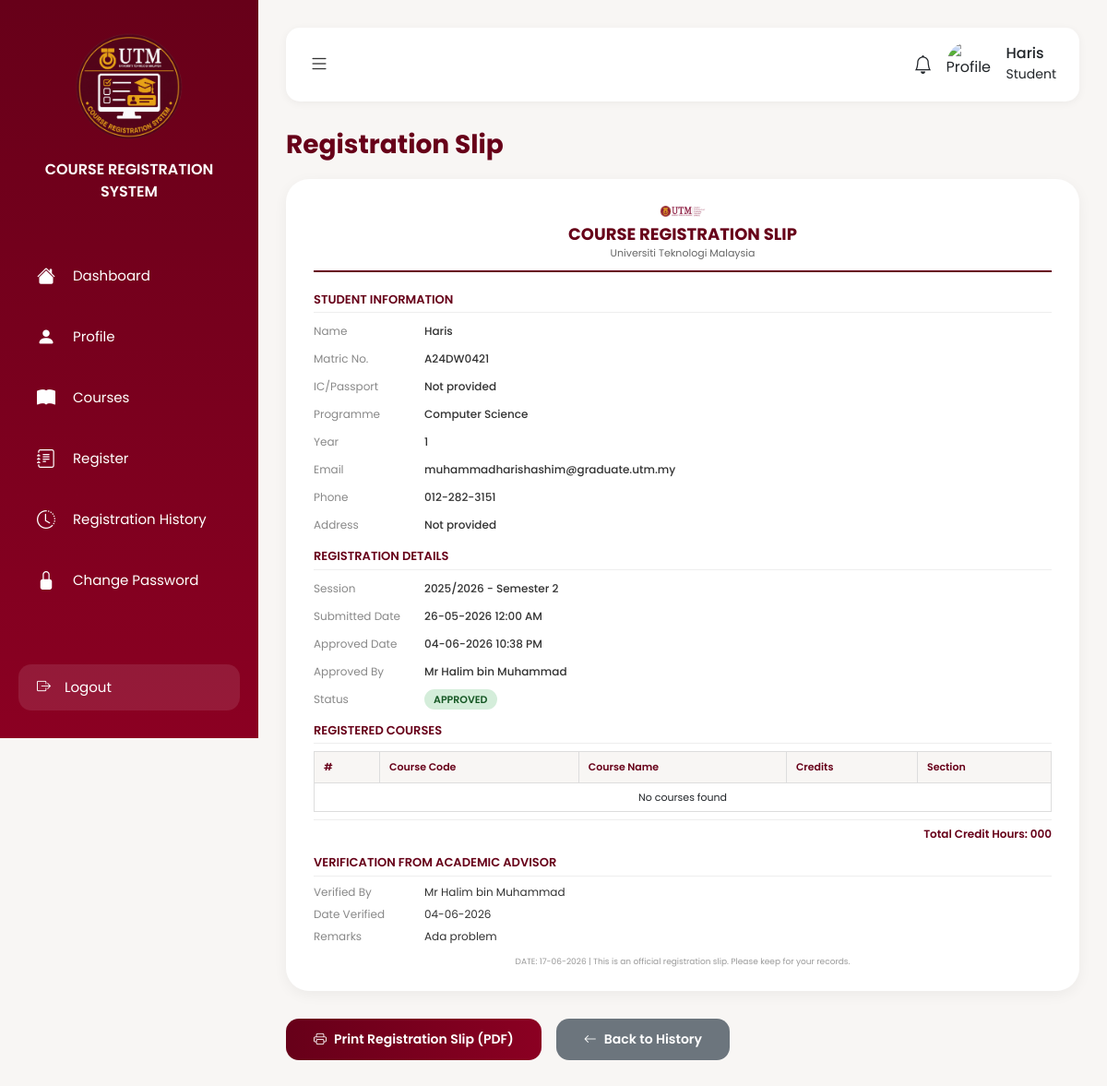
Page /student_registration_slip.php?id=6 (signed in) on the committed database.
### tables this page shows
CREATE TABLE `students` (
  `user_id` int(11) NOT NULL,
  `matrix_number` varchar(100) NOT NULL,
  `user_name` varchar(100) NOT NULL,
  `utm_email` varchar(100) NOT NULL,
  `second_email` varchar(100) NOT NULL,
  `phone` varchar(100) NOT NULL,
  `ic_number` varchar(20) DEFAULT NULL,
  `address` text DEFAULT NULL,
  `programme` enum('Computer Science','Electrical Engineering','Sport Science','Pengajian Islam') NOT NULL,
  `year` enum('1','2','3','4') NOT NULL,
  `semester` enum('1','2','3') NOT NULL,
  `advisor_id` int(11) DEFAULT NULL
);

CREATE TABLE `users` (
  `user_id` int(11) NOT NULL,
  `matrix_number` varchar(100) NOT NULL,
  `user_name` varchar(100) NOT NULL,
  `utm_email` varchar(100) NOT NULL,
  `second_email` varchar(100) NOT NULL,
  `phone` varchar(100) NOT NULL,
  `password` varchar(100) NOT NULL,
  `role` enum('student','advisor','admin') NOT NULL,
  `login_cred` varchar(100) DEFAULT NULL
);

CREATE TABLE `course_registrations` (
  `id` int(11) UNSIGNED NOT NULL,
  `student_id` int(11) NOT NULL,
  `submission_date` datetime NOT NULL,
  `status` enum('pending','approved','rejected') NOT NULL DEFAULT 'pending',
  `advisor_remarks` text DEFAULT NULL,
  `reviewed_by` int(11) DEFAULT NULL,
  `reviewed_at` datetime DEFAULT NULL,
  `section` varchar(10) DEFAULT NULL,
  `session` varchar(50) DEFAULT '2025/2026 - Semester 2'
);

### student_registration_slip.php (the view, shortened to what this page needs)
<?php
include("db_connect.php");
$user_id = $_SESSION['user_id'];
$registration_id = isset($_GET['id']) ? (int)$_GET['id'] : 0;
$student_query = "SELECT u.user_name, u.matrix_number, u.utm_email, u.second_email, u.phone,
                         s.programme, s.year, s.semester, s.ic_number, s.address, s.advisor_id
                  FROM users u
                  LEFT JOIN students s ON u.user_id = s.user_id
                  WHERE u.user_id = '$user_id'";
$student_result = mysqli_query($conn, $student_query);
$student = mysqli_fetch_assoc($student_result);
$student_name = $student ? $student['user_name'] : "Student";
$matrix_number = $student ? $student['matrix_number'] : "";
$programme = $student ? $student['programme'] : "Computer Science";
$year = $student ? $student['year'] : "2";
$ic_number = $student && $student['ic_number'] ? $student['ic_number'] : "Not provided";
$address = $student && $student['address'] ? $student['address'] : "Not provided";
$phone = $student && $student['phone'] ? $student['phone'] : "Not provided";
$email = $student && $student['utm_email'] ? $student['utm_email'] : "Not provided";
$reg_query = "SELECT cr.id, cr.submission_date, cr.status, cr.session, cr.reviewed_at,
                     cr.advisor_remarks, u.user_name as reviewed_by
              FROM course_registrations cr
              LEFT JOIN users u ON cr.reviewed_by = u.user_id
              WHERE cr.id = $registration_id AND cr.student_id = $user_id";
$reg_result = mysqli_query($conn, $reg_query);
$registration = mysqli_fetch_assoc($reg_result);
$courses = [];
$total_credits = 0;
$total_credits_formatted = str_pad($total_credits, 3, '0', STR_PAD_LEFT);
?>
<!DOCTYPE html>
<html lang="en">
<head>
    <link href="https://cdn.jsdelivr.net/npm/bootstrap@5.3.0/dist/css/bootstrap.min.css" rel="stylesheet">
    <link rel="stylesheet" href="https://cdn.jsdelivr.net/npm/bootstrap-icons@1.11.3/font/bootstrap-icons.min.css">
</head>
<body>
<div class="sidebar" id="sidebar">
    <div class="logo"><img src="images/utmlogo.png" alt="UTM"><div class="system-title">COURSE REGISTRATION SYSTEM</div></div>
    <div class="menu">
        <a href="student_dashboard.html"><i class="bi bi-house-fill"></i> Dashboard</a>
        <a href="student_profile.html"><i class="bi bi-person-fill"></i> Profile</a>
        <a href="student_courses.html"><i class="bi bi-book-fill"></i> Courses</a>
        <a href="student_register.html"><i class="bi bi-journal-text"></i> Register</a>
        <a href="student_registration_history.html"><i class="bi bi-clock-history"></i> Registration History</a>
        <a href="student_change_password.html"><i class="bi bi-lock-fill"></i> Change Password</a>
    </div>
    <div class="logout"><a href="#" onclick="event.preventDefault(); localStorage.clear(); window.location.href='index.html';"><i class="bi bi-box-arrow-right"></i> Logout</a></div>
</div>
<div class="main-content" id="mainContent">
    <div class="topbar">
        <button class="toggle-btn" onclick="toggleSidebar()"><i class="bi bi-list"></i></button>
        <div class="profile-box" onclick="location.href='student_profile.html'">
            <i class="bi bi-bell fs-5"></i>
            <img src="https://cdn-icons-png.flaticon.com/512/3135/3135715.png" alt="Profile">
            <div><h6 class="mb-0"><?php echo htmlspecialchars($student_name); ?></h6><small>Student</small></div>
        </div>
    </div>
    <div class="page-header"><h2>Registration Slip</h2></div>
    <div class="registration-slip" id="printSection">
        <div class="slip-header">
            <img src="images/logoutm.png" alt="UTM Logo">
            <h3>COURSE REGISTRATION SLIP</h3>
            <p>Universiti Teknologi Malaysia</p>
        </div>
        <div class="section-title">STUDENT INFORMATION</div>
        <div class="info-row"><div class="info-label">Name</div><div class="info-value"><?php echo htmlspecialchars($student_name); ?></div></div>
        <div class="info-row"><div class="info-label">Matric No.</div><div class="info-value"><?php echo htmlspecialchars($matrix_number); ?></div></div>
        <div class="info-row"><div class="info-label">IC/Passport</div><div class="info-value"><?php echo htmlspecialchars($ic_number); ?></div></div>
        <div class="info-row"><div class="info-label">Programme</div><div class="info-value"><?php echo htmlspecialchars($programme); ?></div></div>
        <div class="info-row"><div class="info-label">Year</div><div class="info-value"><?php echo htmlspecialchars($year); ?></div></div>
        <div class="info-row"><div class="info-label">Email</div><div class="info-value"><?php echo htmlspecialchars($email); ?></div></div>
        <div class="info-row"><div class="info-label">Phone</div><div class="info-value"><?php echo htmlspecialchars($phone); ?></div></div>
        <div class="info-row"><div class="info-label">Address</div><div class="info-value"><?php echo htmlspecialchars($address); ?></div></div>
        <div class="section-title">REGISTRATION DETAILS</div>
        <div class="info-row"><div class="info-label">Session</div><div class="info-value"><?php echo htmlspecialchars($registration['session'] ?? '2025/2026 - Semester 2'); ?></div></div>
        <div class="info-row"><div class="info-label">Submitted Date</div><div class="info-value"><?php echo date('d-m-Y h:i A', strtotime($registration['submission_date'])); ?></div></div>
        <div class="info-row"><div class="info-label">Approved Date</div><div class="info-value"><?php echo $registration['reviewed_at'] ? date('d-m-Y h:i A', strtotime($registration['reviewed_at'])) : '-'; ?></div></div>
        <div class="info-row"><div class="info-label">Approved By</div><div class="info-value"><?php echo htmlspecialchars($registration['reviewed_by'] ?? '-'); ?></div></div>
        <div class="info-row"><div class="info-label">Status</div><div class="info-value"><span style="background:#d4edda; color:#155724; padding:3px 10px; border-radius:20px; font-size:11px; font-weight:600;">APPROVED</span></div></div>
        <div class="section-title">REGISTERED COURSES</div>
        <table class="courses-table">
            <thead>
                <tr><th>#</th><th>Course Code</th><th>Course Name</th><th>Credits</th><th>Section</th></tr>
            </thead>
            <tbody>
                <?php if (count($courses) > 0): ?>
                    <?php $counter = 1; foreach ($courses as $course): ?>
                    <tr>
                        <td><?php echo $counter++; ?></td>
                        <td><strong><?php echo htmlspecialchars($course['subject_code']); ?></strong></td>
                        <td><?php echo htmlspecialchars($course['subject_name']); ?></strong></td>
                        <td><?php echo $course['credits']; ?></td>
                        <td><?php echo htmlspecialchars($course['section'] ?? 'TBD'); ?></strong></td>
                    </tr>
                    <?php endforeach; ?>
                <?php else: ?>
                    <tr><td colspan="5" class="text-center">No courses found</td></tr>
                <?php endif; ?>
            </tbody>
        </table>
        <div class="total-credits">Total Credit Hours: <?php echo $total_credits_formatted; ?></div>
        <div class="section-title">VERIFICATION FROM ACADEMIC ADVISOR</div>
        <div class="verification-row"><div class="verification-label">Verified By</div><div class="verification-value"><?php echo htmlspecialchars($registration['reviewed_by'] ?? '_________________'); ?></div></div>
        <div class="verification-row"><div class="verification-label">Date Verified</div><div class="verification-value"><?php echo $registration['reviewed_at'] ? date('d-m-Y', strtotime($registration['reviewed_at'])) : '_________________'; ?></div></div>
        <div class="verification-row"><div class="verification-label">Remarks</div><div class="verification-value"><?php echo htmlspecialchars($registration['advisor_remarks'] ?? '-'); ?></div></div>
        <div class="footer">DATE: <?php echo date('d-m-Y'); ?> | This is an official registration slip. Please keep for your records.</div>
    </div>
    <div class="d-flex gap-3 mt-3">
        <button class="print-btn" id="printBtn"><i class="bi bi-printer"></i> Print Registration Slip (PDF)</button>
        <a href="student_registration_history.html" class="back-btn"><i class="bi bi-arrow-left"></i> Back to History</a>
    </div>
</div>
</body>
</html>

### student_registration_slip.php (style rules this page uses)
* { margin: 0; padding: 0; box-sizing: border-box; font-family: 'Poppins', sans-serif; }
body { background: #f8f6f4; }
.sidebar { width: 280px; height: 100vh; background: linear-gradient(to bottom, #670019, #8b0022); position: fixed; padding: 30px 20px; color: white; transition: transform 0.3s ease; z-index: 1000; overflow-y: auto; }
.logo { text-align: center; margin-bottom: 50px; }
.logo img { width: 130px; }
.system-title { color: white; font-size: 16px; font-weight: 600; margin-top: 12px; }
.menu a { display: flex; align-items: center; gap: 15px; text-decoration: none; color: white; padding: 14px 20px; border-radius: 14px; margin-bottom: 8px; transition: 0.3s; font-size: 15px; }
.menu i { font-size: 20px; width: 24px; }
.logout { position: absolute; bottom: 30px; width: calc(100% - 40px); left: 20px; }
.logout a { display: flex; align-items: center; gap: 15px; text-decoration: none; color: white; padding: 14px 20px; border-radius: 14px; transition: 0.3s; font-size: 15px; background: rgba(255,255,255,0.1); }
.main-content { margin-left: 280px; padding: 30px; transition: margin-left 0.3s ease; }
.topbar { display: flex; justify-content: space-between; align-items: center; margin-bottom: 30px; background: white; padding: 15px 25px; border-radius: 15px; box-shadow: 0 2px 10px rgba(0,0,0,0.05); }
.toggle-btn { background: none; border: none; font-size: 22px; color: #333; cursor: pointer; }
.profile-box { display: flex; align-items: center; gap: 15px; cursor: pointer; }
.profile-box img { width: 50px; height: 50px; border-radius: 50%; object-fit: cover; }
.page-header { margin-bottom: 20px; }
.page-header h2 { font-size: 28px; font-weight: 700; color: #670019; }
.registration-slip { background: white; border-radius: 25px; padding: 25px 30px; box-shadow: 0px 4px 15px rgba(0,0,0,0.05); margin-bottom: 30px; }
.slip-header { text-align: center; margin-bottom: 20px; padding-bottom: 10px; border-bottom: 2px solid #670019; }
.slip-header img { width: 50px; margin-bottom: 5px; }
.slip-header h3 { color: #670019; font-size: 18px; font-weight: 700; margin-bottom: 2px; }
.slip-header p { color: #666; font-size: 11px; margin: 0; }
.section-title { color: #670019; font-size: 13px; font-weight: 600; margin: 12px 0 8px 0; padding-bottom: 4px; border-bottom: 1px solid #eee; }
.info-row { margin-bottom: 6px; overflow: hidden; clear: both; }
.info-label { float: left; width: 120px; font-size: 12px; color: #888; padding: 3px 0; }
.info-value { margin-left: 120px; font-size: 12px; color: #333; font-weight: 500; padding: 3px 0; word-wrap: break-word; }
.courses-table { width: 100%; border-collapse: collapse; font-size: 12px; margin-top: 5px; }
.courses-table th { background: #f8f6f4; padding: 8px 10px; text-align: left; border: 1px solid #ddd; color: #670019; font-weight: 600; font-size: 11px; }
.courses-table td { padding: 7px 10px; border: 1px solid #ddd; font-size: 11px; }
.total-credits { text-align: right; font-size: 12px; font-weight: 600; color: #670019; margin-top: 8px; padding-top: 6px; border-top: 1px solid #eee; }
.verification-row { margin-bottom: 6px; overflow: hidden; clear: both; }
.verification-label { float: left; width: 120px; font-size: 12px; color: #888; }
.verification-value { margin-left: 120px; font-size: 12px; color: #333; }
.footer { margin-top: 12px; text-align: center; font-size: 9px; color: #999; }
.print-btn, .back-btn { padding: 12px 30px; border-radius: 14px; font-size: 14px; font-weight: 600; cursor: pointer; transition: 0.3s; display: inline-flex; align-items: center; gap: 8px; text-decoration: none; border: none; }
.print-btn { background: linear-gradient(to right, #670019, #8b0022); color: white; }
.back-btn { background: #6c757d; color: white; }

### rows in the picture
students: user_id.user_name "Haris", user_id.matrix_number "A24DW0421", ic_number "Not provided", programme "Computer Science", year "1", user_id.utm_email "muhammadharishashim@graduate.utm.my", user_id.phone "012-282-3151", address "Not provided"
course_registrations: session "2025/2026 - Semester 2", submission_date "26-05-2026 12:00 AM", reviewed_at "04-06-2026 10:38 PM", reviewed_by.user_name "Mr Halim bin Muhammad", reviewed_at "04-06-2026", advisor_remarks "Ada problem"

### other values in the picture
$total_credits_formatted "000"
